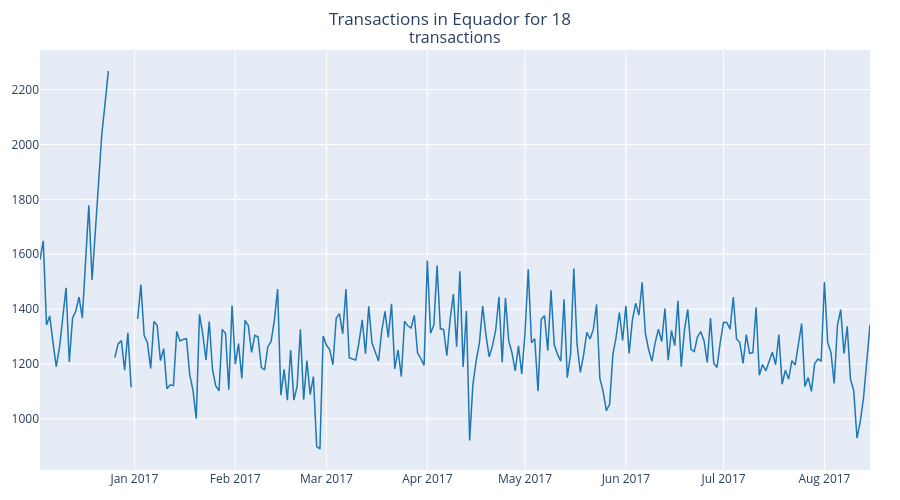

This figure's notebook cell:
### Code cell
instance = 18
seriesPlot(
    data=transactions.loc[instance],
    w=2 * config.SEASONAL_PERIOD,
    title=f"Transactions in Equador for {instance}",
)

### Figure 1 — Plotly figure (JSON) as saved in the notebook; plotly's stock layout.template omitted (floating-point values rounded to 4 significant figures; data arrays with more than 128 entries replaced by an {"elided": "..."} marker saying what was removed)
{"data": [{"line": {"color": "#1f77b4", "width": 1.5}, "type": "scatter", "x": {"elided": "256 str values"}, "xaxis": "x", "y": {"elided": "256 float values"}, "yaxis": "y"}], "layout": {"annotations": [{"font": {"size": 16}, "showarrow": false, "text": "transactions", "x": 0.5, "xanchor": "center", "xref": "paper", "y": 1, "yanchor": "bottom", "yref": "paper"}], "height": 500, "margin": {"b": 30, "l": 30, "r": 30, "t": 50}, "showlegend": false, "title": {"text": "Transactions in Equador for 18", "x": 0.5}, "xaxis": {"anchor": "y", "domain": [0, 1]}, "yaxis": {"anchor": "x", "domain": [0, 1]}}}
